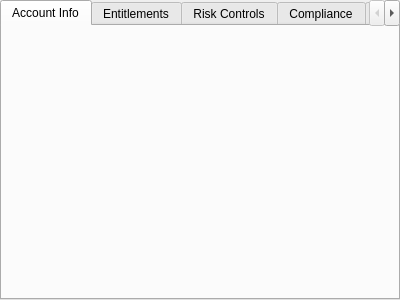
<?xml version="1.0" encoding="UTF-8"?>
<ui version="4.0">
 <class>TraderProfileViewWidget</class>
 <widget class="QWidget" name="TraderProfileViewWidget">
  <property name="geometry">
   <rect>
    <x>0</x>
    <y>0</y>
    <width>400</width>
    <height>300</height>
   </rect>
  </property>
  <property name="windowTitle">
   <string>Form</string>
  </property>
  <layout class="QVBoxLayout" name="verticalLayout">
   <property name="spacing">
    <number>0</number>
   </property>
   <property name="leftMargin">
    <number>0</number>
   </property>
   <property name="topMargin">
    <number>0</number>
   </property>
   <property name="rightMargin">
    <number>0</number>
   </property>
   <property name="bottomMargin">
    <number>0</number>
   </property>
   <item>
    <widget class="QTabWidget" name="m_tabs">
     <property name="currentIndex">
      <number>0</number>
     </property>
     <property name="documentMode">
      <bool>false</bool>
     </property>
     <widget class="Spire::AccountInfoWidget" name="m_accountInfoTab">
      <attribute name="title">
       <string>Account Info</string>
      </attribute>
     </widget>
     <widget class="Spire::AccountEntitlementWidget" name="m_entitlementsTab">
      <attribute name="title">
       <string>Entitlements</string>
      </attribute>
     </widget>
     <widget class="Spire::RiskWidget" name="m_riskTab">
      <attribute name="title">
       <string>Risk Controls</string>
      </attribute>
     </widget>
     <widget class="Spire::ComplianceWidget" name="m_complianceTab">
      <attribute name="title">
       <string>Compliance</string>
      </attribute>
     </widget>
     <widget class="Spire::AccountActivityReportWidget" name="m_activityReportTab">
      <attribute name="title">
       <string>Activity</string>
      </attribute>
     </widget>
    </widget>
   </item>
  </layout>
 </widget>
 <customwidgets>
  <customwidget>
   <class>Spire::AccountEntitlementWidget</class>
   <extends>QWidget</extends>
   <header>Spire/AccountViewer/AccountEntitlementWidget.hpp</header>
   <container>1</container>
  </customwidget>
  <customwidget>
   <class>Spire::AccountInfoWidget</class>
   <extends>QWidget</extends>
   <header>Spire/AccountViewer/AccountInfoWidget.hpp</header>
   <container>1</container>
  </customwidget>
  <customwidget>
   <class>Spire::RiskWidget</class>
   <extends>QWidget</extends>
   <header>Spire/AccountViewer/RiskWidget.hpp</header>
   <container>1</container>
  </customwidget>
  <customwidget>
   <class>Spire::AccountActivityReportWidget</class>
   <extends>QWidget</extends>
   <header>Spire/AccountViewer/AccountActivityReportWidget.hpp</header>
   <container>1</container>
  </customwidget>
  <customwidget>
   <class>Spire::ComplianceWidget</class>
   <extends>QWidget</extends>
   <header>Spire/AccountViewer/ComplianceWidget.hpp</header>
   <container>1</container>
  </customwidget>
 </customwidgets>
 <resources/>
 <connections/>
</ui>
